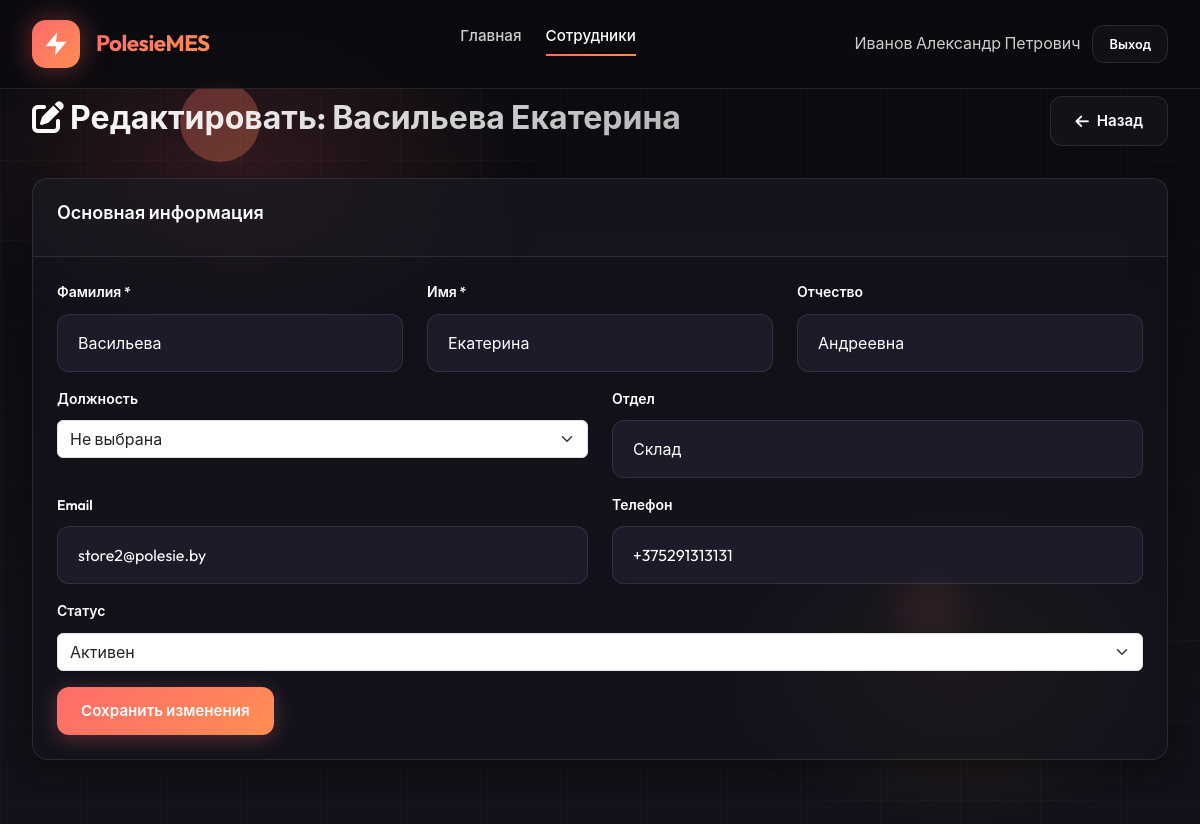
The page /modules/employees/edit.php?id=9 (signed in) on the database its author committed.
### tables this page shows
CREATE TABLE staff (
    id INT AUTO_INCREMENT PRIMARY KEY,
    employee_code VARCHAR(20) UNIQUE NOT NULL,
    username VARCHAR(50) UNIQUE,
    password VARCHAR(255),
    first_name VARCHAR(50) NOT NULL,
    last_name VARCHAR(50) NOT NULL,
    middle_name VARCHAR(50),
    position_id INT,
    email VARCHAR(100),
    phone VARCHAR(20),
    department VARCHAR(100),
    role ENUM('admin', 'director', 'manager', 'operator', 'warehouse_keeper') NOT NULL,
    hire_date DATE,
    status ENUM('active', 'vacation', 'sick', 'terminated') DEFAULT 'active',
    is_active BOOLEAN DEFAULT TRUE,
    last_login TIMESTAMP NULL,
    created_at TIMESTAMP DEFAULT CURRENT_TIMESTAMP,
    updated_at TIMESTAMP DEFAULT CURRENT_TIMESTAMP ON UPDATE CURRENT_TIMESTAMP,
    FOREIGN KEY (position_id) REFERENCES dictionaries(id)
);

### includes/auth_functions.php (called while the page is built, shortened)
<?php
function isLoggedIn() {
    return true;
}
function hasRole($roles) {
    if (is_string($roles)) {
        $roles = [$roles];
    }
    if (isset($_SESSION['role']) && ($_SESSION['role'] === 'admin' || $_SESSION['role'] === 'director')) {
        return true;
    }
    return in_array($_SESSION['role'], $roles);
}

### includes/helpers.php (called while the page is built, shortened)
<?php
function e($string) {
    return htmlspecialchars($string ?? '', ENT_QUOTES, 'UTF-8');
}

### modules/employees/edit.php (the view, shortened to what this page needs)
<?php
require_once __DIR__ . '/../../includes/auth_functions.php';
require_once __DIR__ . '/../../includes/helpers.php';
$db = getDB();
$id = filter_input(INPUT_GET, 'id', FILTER_VALIDATE_INT);
$stmt = $db->prepare("SELECT * FROM staff WHERE id = ?");
$stmt->execute([$id]);
$employee = $stmt->fetch();
?>
<!DOCTYPE html>
<html lang="ru">
<head>
    <link href="https://cdn.jsdelivr.net/npm/bootstrap@5.3.0/dist/css/bootstrap.min.css" rel="stylesheet">
    <link href="https://cdnjs.cloudflare.com/ajax/libs/font-awesome/6.4.0/css/all.min.css" rel="stylesheet">
    <link rel="stylesheet" href="<?= APP_URL ?>/assets/css/common-style.css">
</head>
<body>
    <div class="particles-container"><div class="particle"></div><div class="particle"></div></div>
    <div class="glow-overlay"></div>
    <div class="grid-overlay"></div>
    <nav class="navbar">
        <a href="<?= APP_URL ?>" class="nav-brand">
            <div class="brand-logo"><svg viewBox="0 0 24 24"><path d="M13 2L3 14h9l-1 8 10-12h-9l1-8z"/></svg></div>
            <span class="brand-name">PolesieMES</span>
        </a>
        <ul class="nav-menu">
            <li><a href="<?= APP_URL ?>/modules/dashboard/index.php" class="nav-link">Главная</a></li>
            <?php if (hasRole('admin')): ?>
            <li><a href="index.php" class="nav-link active">Сотрудники</a></li>
            <?php endif; ?>
        </ul>
        <div class="user-menu">
            <span style="color: var(--text-secondary);"><?= e($_SESSION['full_name']) ?></span>
            <a href="<?= APP_URL ?>/modules/auth/logout.php" class="btn-logout">Выход</a>
        </div>
    </nav>
    <div class="main-content">
        <div class="page-header">
            <div class="page-title">
                <h1><i class="fas fa-edit"></i> Редактировать: <?= e($employee['last_name']) ?> <?= e($employee['first_name']) ?></h1>
            </div>
            <a href="view.php?id=<?= $id ?>" class="btn-secondary-custom"><i class="fas fa-arrow-left"></i> Назад</a>
        </div>
        <div class="card">
            <div class="card-header"><div class="card-title">Основная информация</div></div>
            <div class="card-body">
                <form method="POST">
                    <div class="row">
                        <div class="col-md-4 mb-3">
                            <label class="form-label">Фамилия *</label>
                            <input type="text" name="last_name" class="form-control" value="<?= e($employee['last_name']) ?>" required>
                        </div>
                        <div class="col-md-4 mb-3">
                            <label class="form-label">Имя *</label>
                            <input type="text" name="first_name" class="form-control" value="<?= e($employee['first_name']) ?>" required>
                        </div>
                        <div class="col-md-4 mb-3">
                            <label class="form-label">Отчество</label>
                            <input type="text" name="middle_name" class="form-control" value="<?= e($employee['middle_name']) ?>">
                        </div>
                    </div>
                    <div class="row">
                        <div class="col-md-6 mb-3">
                            <label class="form-label">Должность</label>
                            <select name="position_id" class="form-select">
                                <option value="">Не выбрана</option>
                            </select>
                        </div>
                        <div class="col-md-6 mb-3">
                            <label class="form-label">Отдел</label>
                            <input type="text" name="department" class="form-control" value="<?= e($employee['department']) ?>">
                        </div>
                    </div>
                    <div class="row">
                        <div class="col-md-6 mb-3">
                            <label class="form-label">Email</label>
                            <input type="email" name="email" class="form-control" value="<?= e($employee['email']) ?>">
                        </div>
                        <div class="col-md-6 mb-3">
                            <label class="form-label">Телефон</label>
                            <input type="text" name="phone" class="form-control" value="<?= e($employee['phone']) ?>">
                        </div>
                    </div>
                    <div class="mb-3">
                        <label class="form-label">Статус</label>
                        <select name="status" class="form-select">
                            <option value="active" <?= $employee['status'] == 'active' ? 'selected' : '' ?>>Активен</option>
                        </select>
                    </div>
                    <button type="submit" class="btn-primary-custom">Сохранить изменения</button>
                </form>
            </div>
        </div>
    </div>
</body>
</html>

### rows shown on the page
staff: last_name "Васильева", first_name "Екатерина", middle_name "Андреевна", department "Склад", email "store2@polesie.by", phone "+375291313131", status "Активен"

### other values the page prints
$_SESSION['full_name'] "Иванов Александр Петрович"
